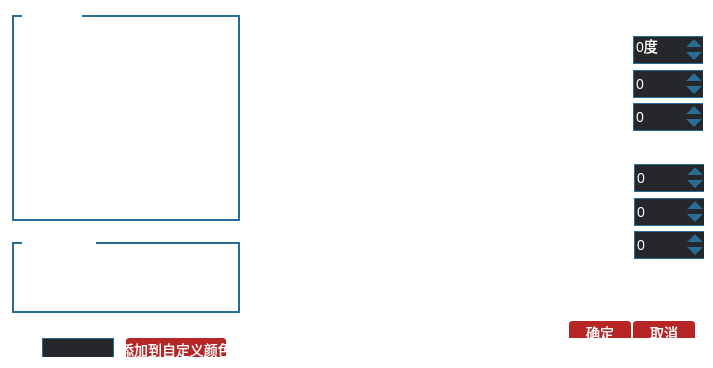
<?xml version="1.0" encoding="UTF-8"?>
<ui version="4.0">
 <class>ColorDialog</class>
 <widget class="QWidget" name="ColorDialog">
  <property name="geometry">
   <rect>
    <x>0</x>
    <y>0</y>
    <width>713</width>
    <height>368</height>
   </rect>
  </property>
  <property name="windowTitle">
   <string>ColorDialog</string>
  </property>
  <property name="styleSheet">
   <string notr="true">/*主界面样式表*/
QWidget
{
	border:none;
	color:white;
	font-family:微软雅黑;
	font-size:14px;
	outline:0px;
	background:transparent;
}

#topWgt
{
	border-image:url(F:/data/images/mainui/bg.png) 4 4 4 4 stretch stretch;
	border-width:4 4 4 4;
}

/*
主体背景
*/
#mainWgt
{
	border-image:url(F:/data/images/mainui/main.png) 4 4 4 4 stretch stretch;
	border-width:4 4 4 4;
}
QLineEdit
{
	background:#25272b;
	border:1px solid #276d94;
	padding-left:5px;
}

QGroupBox
{
	border:2px solid #276d94;
	margin-top:10px;
}
QGroupBox::title
{
	left:10px;
	bottom:10px;
}

/*1-按钮开始*/
QPushButton
{
	background:#b82525;
	border-radius:3px;
	padding-top:-2px;
}
QPushButton:hover
{
	background:#d4352d;
}
QPushButton:pressed
{
	background:#ab2922;
}
/*1-按钮结束*/

QSpinBox
{
	border:1px solid #276d94;
	background-color:#25272b;
	min-height: 26px;
	min-width: 70px;
}
QSpinBox::up-arrow
{
	border-left:8px solid #25272b;
	border-right:8px solid #25272b;
	border-bottom:8px solid #276d94;
	width:0px;
	height: 0px;
}
QSpinBox::up-arrow:pressed
{
	border-bottom:9px solid #81c3d7;
}
QSpinBox::up-button
{
	margin-right:4px;
	min-width: 16px;
	min-height: 13px;
	background-color:#25272b;
}
QSpinBox::down-arrow
{
	border-left:8px solid #25272b;
	border-right:8px solid #25272b;
	border-top:8px solid #276d94;
	width:0px;
	height: 0px;
}
QSpinBox::down-arrow:pressed
{
	border-top:9px solid #81c3d7;
}
QSpinBox::down-button
{
	margin-right:4px;
	min-width:16px;
	min-height:13px;
	background-color:#25272b;
}

#m_pCloseBtn
{
	background:transparent;
	border-image:url(F:/data/images/mainui/close.png);
}

#m_pCloseBtn:hover
{
	border-image:url(F:/data/images/mainui/close-H.png);
}</string>
  </property>
  <layout class="QVBoxLayout" name="verticalLayout">
   <property name="spacing">
    <number>0</number>
   </property>
   <property name="leftMargin">
    <number>0</number>
   </property>
   <property name="topMargin">
    <number>0</number>
   </property>
   <property name="rightMargin">
    <number>0</number>
   </property>
   <property name="bottomMargin">
    <number>0</number>
   </property>
   <item>
    <widget class="QWidget" name="mainWgt" native="true">
     <widget class="QGroupBox" name="basicGroup">
      <property name="geometry">
       <rect>
        <x>12</x>
        <y>5</y>
        <width>228</width>
        <height>216</height>
       </rect>
      </property>
      <property name="title">
       <string>基本颜色</string>
      </property>
      <layout class="QHBoxLayout" name="horizontalLayout">
       <property name="leftMargin">
        <number>5</number>
       </property>
       <property name="topMargin">
        <number>10</number>
       </property>
       <property name="rightMargin">
        <number>5</number>
       </property>
       <property name="bottomMargin">
        <number>1</number>
       </property>
       <item>
        <widget class="BasicColorArea" name="basicColorWgt" native="true">
         <property name="minimumSize">
          <size>
           <width>214</width>
           <height>191</height>
          </size>
         </property>
         <property name="maximumSize">
          <size>
           <width>214</width>
           <height>191</height>
          </size>
         </property>
        </widget>
       </item>
      </layout>
     </widget>
     <widget class="QGroupBox" name="customGroup">
      <property name="geometry">
       <rect>
        <x>12</x>
        <y>232</y>
        <width>228</width>
        <height>81</height>
       </rect>
      </property>
      <property name="title">
       <string>自定义颜色</string>
      </property>
      <layout class="QHBoxLayout" name="horizontalLayout_2">
       <property name="leftMargin">
        <number>5</number>
       </property>
       <property name="topMargin">
        <number>10</number>
       </property>
       <property name="rightMargin">
        <number>5</number>
       </property>
       <property name="bottomMargin">
        <number>5</number>
       </property>
       <item>
        <widget class="CustomColorArea" name="customColorWgt" native="true">
         <property name="minimumSize">
          <size>
           <width>214</width>
           <height>52</height>
          </size>
         </property>
         <property name="maximumSize">
          <size>
           <width>214</width>
           <height>52</height>
          </size>
         </property>
        </widget>
       </item>
      </layout>
     </widget>
     <widget class="QWidget" name="layoutWidget">
      <property name="geometry">
       <rect>
        <x>17</x>
        <y>327</y>
        <width>220</width>
        <height>30</height>
       </rect>
      </property>
      <layout class="QHBoxLayout" name="horizontalLayout_4">
       <property name="spacing">
        <number>12</number>
       </property>
       <item>
        <layout class="QHBoxLayout" name="horizontalLayout_3">
         <property name="spacing">
          <number>2</number>
         </property>
         <item>
          <widget class="QLabel" name="label">
           <property name="minimumSize">
            <size>
             <width>12</width>
             <height>26</height>
            </size>
           </property>
           <property name="maximumSize">
            <size>
             <width>12</width>
             <height>26</height>
            </size>
           </property>
           <property name="text">
            <string>#</string>
           </property>
           <property name="alignment">
            <set>Qt::AlignRight|Qt::AlignTrailing|Qt::AlignVCenter</set>
           </property>
          </widget>
         </item>
         <item>
          <widget class="QLineEdit" name="colorEdit">
           <property name="minimumSize">
            <size>
             <width>72</width>
             <height>26</height>
            </size>
           </property>
           <property name="maximumSize">
            <size>
             <width>72</width>
             <height>26</height>
            </size>
           </property>
          </widget>
         </item>
        </layout>
       </item>
       <item>
        <widget class="QPushButton" name="addCustomColorBtn">
         <property name="minimumSize">
          <size>
           <width>0</width>
           <height>26</height>
          </size>
         </property>
         <property name="maximumSize">
          <size>
           <width>16777215</width>
           <height>26</height>
          </size>
         </property>
         <property name="text">
          <string>添加到自定义颜色</string>
         </property>
        </widget>
       </item>
      </layout>
     </widget>
     <widget class="QWidget" name="layoutWidget1">
      <property name="geometry">
       <rect>
        <x>253</x>
        <y>7</y>
        <width>301</width>
        <height>272</height>
       </rect>
      </property>
      <layout class="QHBoxLayout" name="horizontalLayout_5">
       <property name="spacing">
        <number>9</number>
       </property>
       <item>
        <widget class="SVColorArea" name="svColorWgt" native="true">
         <property name="minimumSize">
          <size>
           <width>256</width>
           <height>256</height>
          </size>
         </property>
         <property name="maximumSize">
          <size>
           <width>256</width>
           <height>256</height>
          </size>
         </property>
        </widget>
       </item>
       <item>
        <widget class="HColorArea" name="hColorWgt" native="true">
         <property name="minimumSize">
          <size>
           <width>34</width>
           <height>270</height>
          </size>
         </property>
         <property name="maximumSize">
          <size>
           <width>34</width>
           <height>270</height>
          </size>
         </property>
        </widget>
       </item>
      </layout>
     </widget>
     <widget class="QWidget" name="layoutWidget2">
      <property name="geometry">
       <rect>
        <x>266</x>
        <y>283</y>
        <width>240</width>
        <height>70</height>
       </rect>
      </property>
      <layout class="QHBoxLayout" name="horizontalLayout_6">
       <item>
        <widget class="QLabel" name="curColorLbl">
         <property name="minimumSize">
          <size>
           <width>30</width>
           <height>40</height>
          </size>
         </property>
         <property name="maximumSize">
          <size>
           <width>30</width>
           <height>40</height>
          </size>
         </property>
         <property name="text">
          <string>当前颜色</string>
         </property>
         <property name="alignment">
          <set>Qt::AlignRight|Qt::AlignTrailing|Qt::AlignVCenter</set>
         </property>
         <property name="wordWrap">
          <bool>true</bool>
         </property>
        </widget>
       </item>
       <item>
        <widget class="PreviewColorArea" name="previewWgt" native="true">
         <property name="minimumSize">
          <size>
           <width>166</width>
           <height>68</height>
          </size>
         </property>
         <property name="maximumSize">
          <size>
           <width>166</width>
           <height>68</height>
          </size>
         </property>
        </widget>
       </item>
       <item>
        <widget class="QLabel" name="newColorLbl">
         <property name="minimumSize">
          <size>
           <width>30</width>
           <height>40</height>
          </size>
         </property>
         <property name="maximumSize">
          <size>
           <width>30</width>
           <height>40</height>
          </size>
         </property>
         <property name="text">
          <string>新的颜色</string>
         </property>
         <property name="alignment">
          <set>Qt::AlignLeading|Qt::AlignLeft|Qt::AlignVCenter</set>
         </property>
         <property name="wordWrap">
          <bool>true</bool>
         </property>
        </widget>
       </item>
      </layout>
     </widget>
     <widget class="QWidget" name="layoutWidget3">
      <property name="geometry">
       <rect>
        <x>557</x>
        <y>25</y>
        <width>146</width>
        <height>110</height>
       </rect>
      </property>
      <layout class="QGridLayout" name="gridLayout">
       <property name="verticalSpacing">
        <number>12</number>
       </property>
       <item row="0" column="0">
        <widget class="QLabel" name="hLabel">
         <property name="minimumSize">
          <size>
           <width>66</width>
           <height>26</height>
          </size>
         </property>
         <property name="maximumSize">
          <size>
           <width>66</width>
           <height>26</height>
          </size>
         </property>
         <property name="text">
          <string>色调(H):</string>
         </property>
         <property name="scaledContents">
          <bool>false</bool>
         </property>
         <property name="alignment">
          <set>Qt::AlignRight|Qt::AlignTrailing|Qt::AlignVCenter</set>
         </property>
        </widget>
       </item>
       <item row="0" column="1">
        <widget class="QSpinBox" name="hSpinBox">
         <property name="minimumSize">
          <size>
           <width>72</width>
           <height>28</height>
          </size>
         </property>
         <property name="maximumSize">
          <size>
           <width>70</width>
           <height>26</height>
          </size>
         </property>
         <property name="accelerated">
          <bool>true</bool>
         </property>
         <property name="suffix">
          <string>度</string>
         </property>
         <property name="maximum">
          <number>360</number>
         </property>
        </widget>
       </item>
       <item row="1" column="0">
        <widget class="QLabel" name="sLabel">
         <property name="minimumSize">
          <size>
           <width>66</width>
           <height>26</height>
          </size>
         </property>
         <property name="maximumSize">
          <size>
           <width>66</width>
           <height>26</height>
          </size>
         </property>
         <property name="text">
          <string>饱和度(S):</string>
         </property>
         <property name="scaledContents">
          <bool>false</bool>
         </property>
         <property name="alignment">
          <set>Qt::AlignRight|Qt::AlignTrailing|Qt::AlignVCenter</set>
         </property>
        </widget>
       </item>
       <item row="1" column="1">
        <widget class="QSpinBox" name="sSpinBox">
         <property name="minimumSize">
          <size>
           <width>72</width>
           <height>28</height>
          </size>
         </property>
         <property name="maximumSize">
          <size>
           <width>70</width>
           <height>26</height>
          </size>
         </property>
         <property name="accelerated">
          <bool>true</bool>
         </property>
         <property name="maximum">
          <number>255</number>
         </property>
        </widget>
       </item>
       <item row="2" column="0">
        <widget class="QLabel" name="vLabel">
         <property name="minimumSize">
          <size>
           <width>66</width>
           <height>26</height>
          </size>
         </property>
         <property name="maximumSize">
          <size>
           <width>66</width>
           <height>26</height>
          </size>
         </property>
         <property name="text">
          <string>亮度(V):</string>
         </property>
         <property name="scaledContents">
          <bool>false</bool>
         </property>
         <property name="alignment">
          <set>Qt::AlignRight|Qt::AlignTrailing|Qt::AlignVCenter</set>
         </property>
        </widget>
       </item>
       <item row="2" column="1">
        <widget class="QSpinBox" name="vSpinBox">
         <property name="minimumSize">
          <size>
           <width>72</width>
           <height>28</height>
          </size>
         </property>
         <property name="maximumSize">
          <size>
           <width>70</width>
           <height>26</height>
          </size>
         </property>
         <property name="accelerated">
          <bool>true</bool>
         </property>
         <property name="maximum">
          <number>255</number>
         </property>
        </widget>
       </item>
      </layout>
     </widget>
     <widget class="QWidget" name="layoutWidget4">
      <property name="geometry">
       <rect>
        <x>558</x>
        <y>153</y>
        <width>146</width>
        <height>110</height>
       </rect>
      </property>
      <layout class="QGridLayout" name="gridLayout_2">
       <property name="verticalSpacing">
        <number>12</number>
       </property>
       <item row="0" column="0">
        <widget class="QLabel" name="rLabel">
         <property name="minimumSize">
          <size>
           <width>66</width>
           <height>26</height>
          </size>
         </property>
         <property name="maximumSize">
          <size>
           <width>66</width>
           <height>26</height>
          </size>
         </property>
         <property name="text">
          <string>红(R):</string>
         </property>
         <property name="scaledContents">
          <bool>false</bool>
         </property>
         <property name="alignment">
          <set>Qt::AlignRight|Qt::AlignTrailing|Qt::AlignVCenter</set>
         </property>
        </widget>
       </item>
       <item row="0" column="1">
        <widget class="QSpinBox" name="rSpinBox">
         <property name="minimumSize">
          <size>
           <width>72</width>
           <height>28</height>
          </size>
         </property>
         <property name="maximumSize">
          <size>
           <width>70</width>
           <height>26</height>
          </size>
         </property>
         <property name="accelerated">
          <bool>true</bool>
         </property>
         <property name="maximum">
          <number>255</number>
         </property>
        </widget>
       </item>
       <item row="1" column="0">
        <widget class="QLabel" name="gLabel">
         <property name="minimumSize">
          <size>
           <width>66</width>
           <height>26</height>
          </size>
         </property>
         <property name="maximumSize">
          <size>
           <width>66</width>
           <height>26</height>
          </size>
         </property>
         <property name="text">
          <string>绿(G):</string>
         </property>
         <property name="scaledContents">
          <bool>false</bool>
         </property>
         <property name="alignment">
          <set>Qt::AlignRight|Qt::AlignTrailing|Qt::AlignVCenter</set>
         </property>
        </widget>
       </item>
       <item row="1" column="1">
        <widget class="QSpinBox" name="gSpinBox">
         <property name="minimumSize">
          <size>
           <width>72</width>
           <height>28</height>
          </size>
         </property>
         <property name="maximumSize">
          <size>
           <width>70</width>
           <height>26</height>
          </size>
         </property>
         <property name="accelerated">
          <bool>true</bool>
         </property>
         <property name="maximum">
          <number>255</number>
         </property>
        </widget>
       </item>
       <item row="2" column="0">
        <widget class="QLabel" name="bLabel">
         <property name="minimumSize">
          <size>
           <width>66</width>
           <height>26</height>
          </size>
         </property>
         <property name="maximumSize">
          <size>
           <width>66</width>
           <height>26</height>
          </size>
         </property>
         <property name="text">
          <string>蓝(B):</string>
         </property>
         <property name="scaledContents">
          <bool>false</bool>
         </property>
         <property name="alignment">
          <set>Qt::AlignRight|Qt::AlignTrailing|Qt::AlignVCenter</set>
         </property>
        </widget>
       </item>
       <item row="2" column="1">
        <widget class="QSpinBox" name="bSpinBox">
         <property name="minimumSize">
          <size>
           <width>72</width>
           <height>28</height>
          </size>
         </property>
         <property name="maximumSize">
          <size>
           <width>70</width>
           <height>26</height>
          </size>
         </property>
         <property name="accelerated">
          <bool>true</bool>
         </property>
         <property name="maximum">
          <number>255</number>
         </property>
        </widget>
       </item>
      </layout>
     </widget>
     <widget class="QWidget" name="layoutWidget5">
      <property name="geometry">
       <rect>
        <x>558</x>
        <y>310</y>
        <width>138</width>
        <height>28</height>
       </rect>
      </property>
      <layout class="QHBoxLayout" name="horizontalLayout_7">
       <property name="spacing">
        <number>12</number>
       </property>
       <item>
        <widget class="QPushButton" name="okBtn">
         <property name="minimumSize">
          <size>
           <width>62</width>
           <height>26</height>
          </size>
         </property>
         <property name="maximumSize">
          <size>
           <width>62</width>
           <height>26</height>
          </size>
         </property>
         <property name="text">
          <string>确定</string>
         </property>
        </widget>
       </item>
       <item>
        <widget class="QPushButton" name="cancelBtn">
         <property name="minimumSize">
          <size>
           <width>62</width>
           <height>26</height>
          </size>
         </property>
         <property name="maximumSize">
          <size>
           <width>62</width>
           <height>26</height>
          </size>
         </property>
         <property name="text">
          <string>取消</string>
         </property>
        </widget>
       </item>
      </layout>
     </widget>
    </widget>
   </item>
  </layout>
 </widget>
 <layoutdefault spacing="6" margin="11"/>
 <customwidgets>
  <customwidget>
   <class>BasicColorArea</class>
   <extends>QWidget</extends>
   <header>basiccolorarea.h</header>
   <container>1</container>
  </customwidget>
  <customwidget>
   <class>CustomColorArea</class>
   <extends>QWidget</extends>
   <header>customcolorarea.h</header>
   <container>1</container>
  </customwidget>
  <customwidget>
   <class>SVColorArea</class>
   <extends>QWidget</extends>
   <header>svcolorarea.h</header>
   <container>1</container>
  </customwidget>
  <customwidget>
   <class>HColorArea</class>
   <extends>QWidget</extends>
   <header>hcolorarea.h</header>
   <container>1</container>
  </customwidget>
  <customwidget>
   <class>PreviewColorArea</class>
   <extends>QWidget</extends>
   <header>previewcolorarea.h</header>
   <container>1</container>
  </customwidget>
 </customwidgets>
 <resources/>
 <connections/>
</ui>
